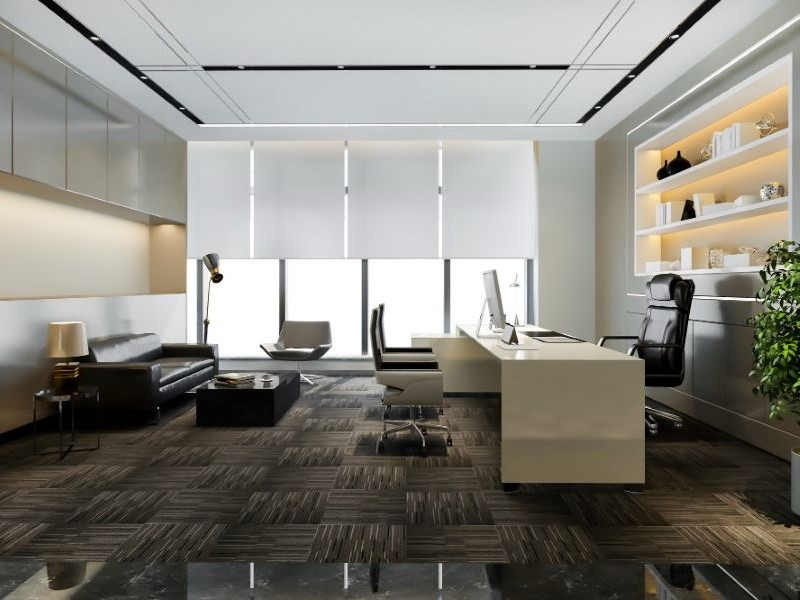
#> input picture cut image/1_office.png, 800 x 600 px
$ python cutimage.py
#> lines starting #> are read from the running program, lines starting #| are printed output that depends on the picture
# -*- coding: utf-8 -*-
"""
Created on Mon Apr  4 12:10:38 2022

@author: ziruiz
"""

import cv2
import numpy as np
import os


img = cv2.imread("./1_office.png")
#> img is the input picture: shape (600, 800, 3); mean B, G, R 125.5, 132.9, 135.3


rows, cols, _ = img.shape
#> rows = 600; cols = 800

print("Rows", rows)
#| Rows 600
print("cols", cols)
#| cols 800

    #create a new folder to store your new images... my new folder name is 2, so update the new path
occluder = img[int(rows/2):int(rows), int(cols/2):int(cols)]
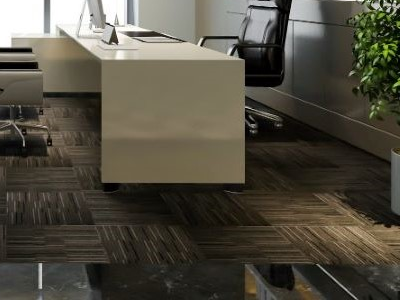
#> occluder: shape (300, 400, 3); mean B, G, R 64.7, 77.1, 81.5
cv2.imwrite("./office_occ.png",occluder)


    #pts = a.reshape((-1,1,2))
img[300:600, 400:800] = [255,255,255]
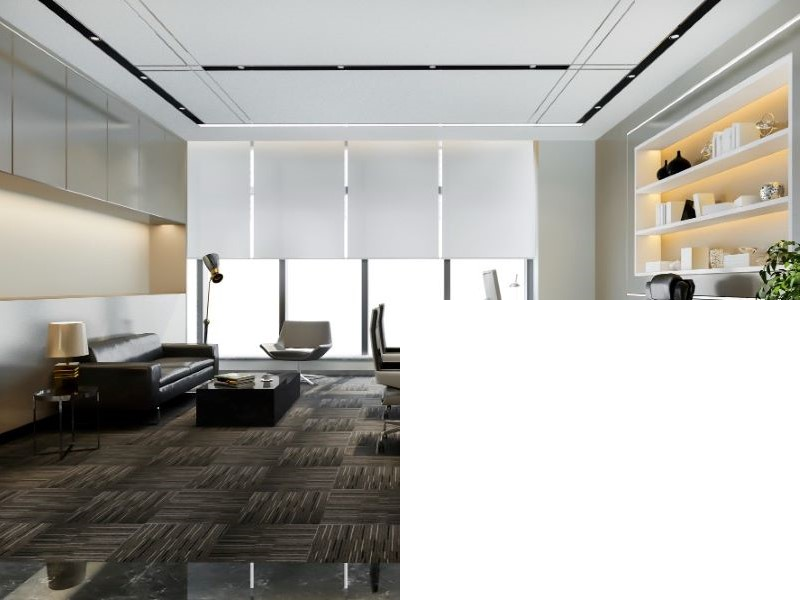
#> img: shape (600, 800, 3); mean B, G, R 173.1, 177.4, 178.7

#[0:300, 0:400] = upper left
#[300:600, 400:800] = lower right
#..please seek other option..

cv2.imwrite("./office_con.png",img)


#img2 = cv2.imread(':/Users/ziruiz/Desktop/Image test/stimuli_org/cit_1_con.png')

#img2[0:300, 0:800] = [255,255,255]

#cv2.imwrite(':/Users/ziruiz/Desktop/Image test/stimuli_org/test2.png', img2)
